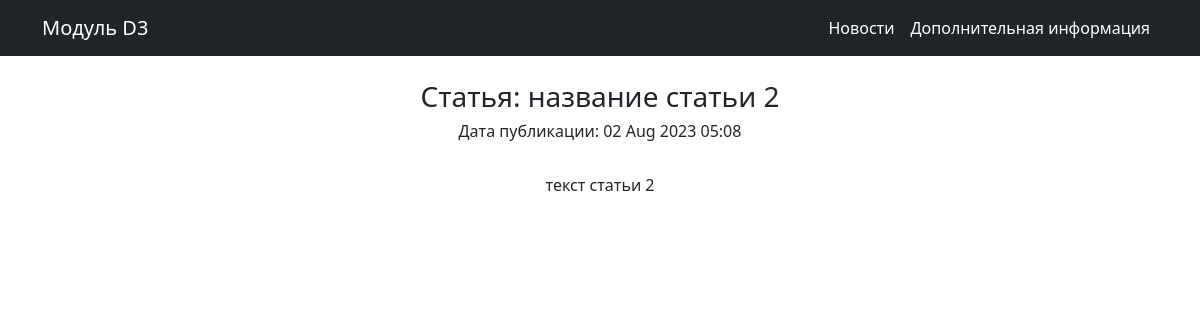
The page /news/2 on the database its author committed.
### newapp/models.py (models this page shows, shortened)
class Post(models.Model):
    author = models.ForeignKey(Author, on_delete=models.CASCADE)
    NEWS = 'NW'
    ARTICLE = 'AR'
    CATEGORY_CHOICES = (
        (NEWS, 'Новость'),
        (ARTICLE, 'Статья')
    )
    categoryType = models.CharField(max_length=2, choices=CATEGORY_CHOICES, default=ARTICLE)
    dateCreation = models.DateTimeField(auto_now_add=True)
    postCategory = models.ManyToManyField(Category, through='PostCategory')
    title = models.CharField(max_length=128)
    text = models.TextField()
    rating = models.SmallIntegerField(default=0)

### newapp/views.py (the view)
# urls.py: path('<int:pk>', PostDetail.as_view()),  # pk — это первичный ключ товара, который будет выводиться у нас в шаблон
class PostDetail(DetailView):
    model = Post # модель всё та же, но мы хотим получать детали конкретно отдельного товара
    template_name = 'post.html' # название шаблона будет product.html
    context_object_name = 'post' # название объекта

### newapp/templatetags/custom_filters.py (called while the page is built)
@register.filter(name='censor') # регистрируем наш фильтр под именем censor,
def censor(censor_text): # первый аргумент здесь — это то значение, к которому надо применить фильтр,
    for word in censor_words:
        censor_text = censor_text.lower().replace(word.lower(), '*censor*')  # переводим в строчные буквы, заменяем на *censor*
    return censor_text # возвращаемое функцией значение — это то значение, которое подставится к нам в шаблон

### templates/post.html (shortened to what this page needs)
{% extends 'flatpages/default.html' %}
{% load custom_filters %}
{% block content %}
    <br>
    <h3>Статья: {{ post.title|censor }}</h3>
    <h6>Дата публикации: {{ post.dateCreation|date:'d M Y h:m' }}</h6>
    <br>
    {{ post.text|censor }}
{% endblock content %}

### rows shown on the page
Post: title|censor "название статьи 2", dateCreation "02 Aug 2023 05:08", text|censor "текст статьи 2"
